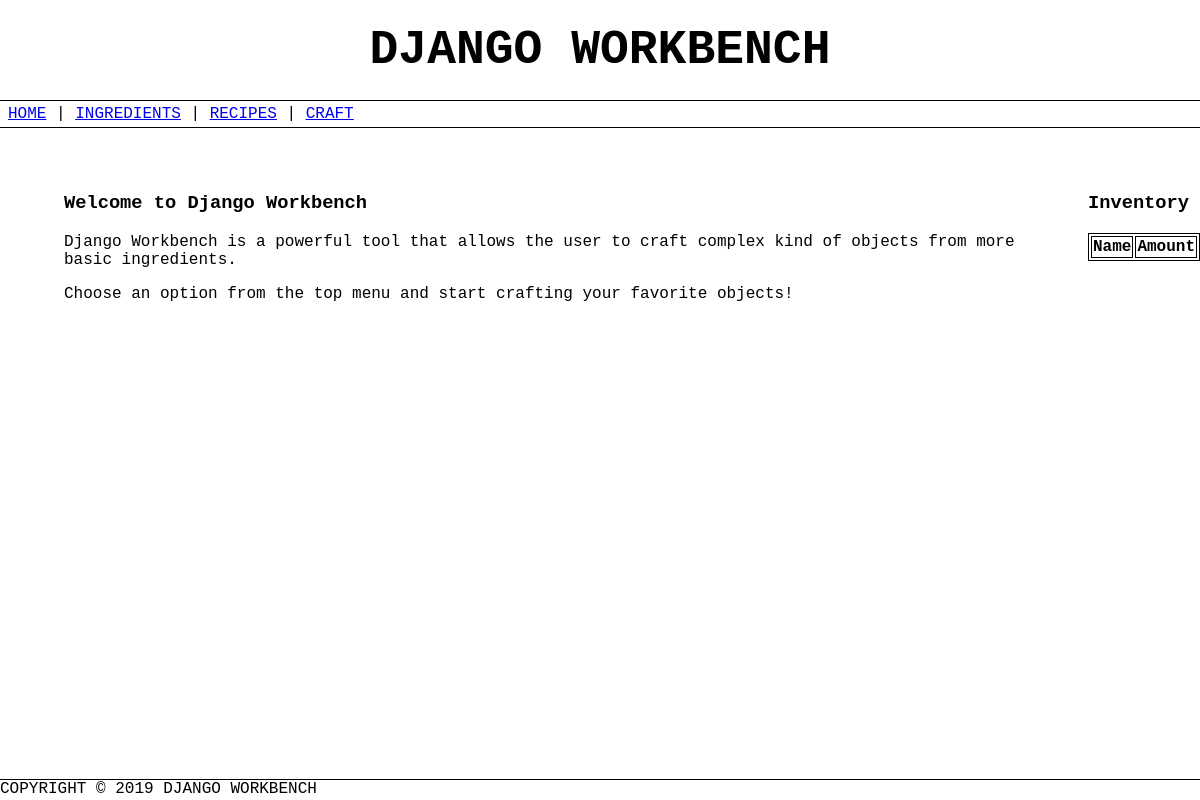
Before: /workbench/ with the older database file.
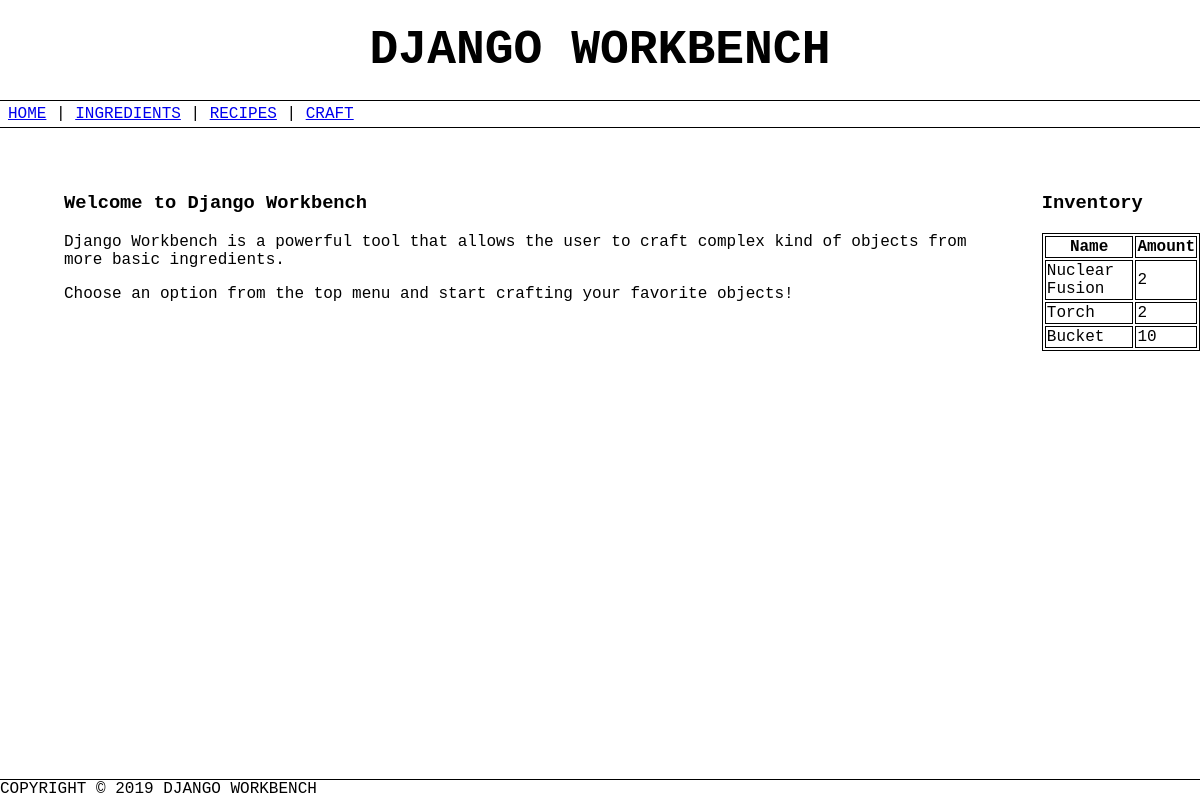
After: the same page with the newer database file.
### WorkbenchApp/models.py (models this page shows)
class Inventory(models.Model):
    recipe = models.OneToOneField(Recipe, on_delete=models.CASCADE, unique=True)
    name = models.CharField(max_length=100)
    amount = models.IntegerField(default=0)

### WorkbenchApp/views.py (the view)
# urls.py: path('', views.index, name='index'),
def index(request):
    context = {
        'list': Inventory.objects.all()
    }
    return render(request, 'home/home.html', context)

### WorkbenchApp/templates/home/home.html (shortened to what this page needs)
{% extends "../base.html" %}
{% load static %}
{% block currentstyle %}
    <link rel="stylesheet" href="{% static 'css/home.css' %}">
{% endblock %}
{% block content %}
    <div style="display:flex;">
        <div>
            <div class="wb-home-section">
                <h3>Welcome to Django Workbench</h4>
                <p>
                    Django Workbench is a powerful tool that allows the user to craft complex kind
                    of objects from more basic ingredients.
                </p>
                <p>
                    Choose an option from the top menu and start crafting your favorite objects!
                </p>
            </div>
        </div>
        <div>
            <div class="wb-home-section">
                <h3>Inventory</h4>
                <table class = "wb-home-table">
                    <tr>
                        <th>Name</th>
                        <th>Amount</th>
                    </tr>
                    {% for object in list %}
                    <tr>
                        <td><span>{{ object.name }}</span></td>
                        <td><span>{{ object.amount }}</span></td>
                    </tr>
                    {% endfor %}
                </table>
            </div>
        </div>
    </div>
{% endblock %}

### WorkbenchApp/templates/base.html (shortened to what this page needs)
{% load static %}
<html>
    <head>
        <link rel="stylesheet" href="{% static 'css/base.css' %}">
        {% block currentstyle %}{% endblock %}
    </head>
    <body>
        <div class="wb-main">
            <div class="wb-base-top-bar">
                <div style="display:flex;">
                    <div style="flex:1"></div>
                    <div class="wb-base-title">DJANGO WORKBENCH</div>
                    <div style="flex:1"></div>
                </div>
            </div>
            <div class="wb-base-body">
                <div class="web-base-menu-bar">
                    <div style="margin-left:8px;">
                        <a href="/workbench/"><span id="TopBarButtonHome">HOME</span></a> |
                        <a href="/workbench/ingredients"><span id="TopBarButtonIngredients">INGREDIENTS</span></a> |
                        <a href="/workbench/recipes"><span id="TopBarButtonRecipes">RECIPES</span></a> |
                        <a href="/workbench/craft"><span id="TopBarButtonCraft">CRAFT</span></a>
                    </div>
                </div>
                <div class="wb-base-body-content">
                    {% block content %}{% endblock %}
                </div>
            </div>
            <div class="wb-base-bottom-bar">
                COPYRIGHT © 2019 DJANGO WORKBENCH
            </div>
        </div>
    </body>
</html>

### WorkbenchApp/static/css/base.css (style rules this page uses)
html, body { margin: 0px; font-family: courier; }
.wb-main { display:flex; flex-direction: column; height:100vh; width:100%; padding:0px; }
.wb-base-top-bar { width:100%; display:block; height:100px; }
.wb-base-bottom-bar { width:100%; display:block; height:20px; border-top: 1px solid black; }
.web-base-menu-bar { width:100%; border-top: 1px solid black; border-bottom: 1px solid black; padding-top: 4px; padding-bottom:4px; }
.wb-base-body { flex:1; display: flex; flex-direction: column; }
.wb-base-body-content { flex:1; display: flex; height: 100%; }
.wb-base-title { font-size:3em; line-height: 100px; font-weight:bold; }

### WorkbenchApp/static/css/home.css (style rules this page uses)
.wb-home-table { max-height: 500px; overflow:auto; display: flex; }
table, th, td { border: 1px solid black; flex:1; }
.wb-home-section { margin-left: 4em; margin-top: 4em; }

Changed rows visible on the page:
added Inventory: name "Nuclear Fusion", amount "2"
added Inventory: name "Torch", amount "2"
added Inventory: name "Bucket", amount "10"
